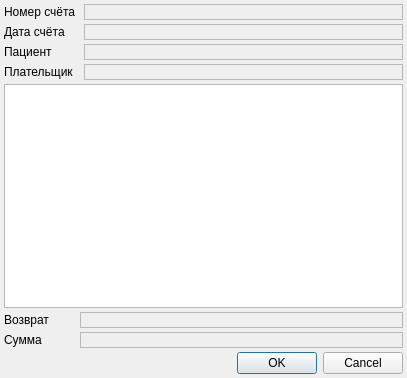
<?xml version="1.0" encoding="UTF-8"?>
<ui version="4.0">
 <class>CRetAccountItems</class>
 <widget class="QDialog" name="CRetAccountItems">
  <property name="geometry">
   <rect>
    <x>0</x>
    <y>0</y>
    <width>407</width>
    <height>378</height>
   </rect>
  </property>
  <property name="windowTitle">
   <string>Выбор возврата</string>
  </property>
  <layout class="QGridLayout" name="gridLayout">
   <property name="margin">
    <number>4</number>
   </property>
   <property name="spacing">
    <number>4</number>
   </property>
   <item row="0" column="0">
    <widget class="QLabel" name="lblAccountNumber">
     <property name="sizePolicy">
      <sizepolicy hsizetype="Maximum" vsizetype="Preferred">
       <horstretch>0</horstretch>
       <verstretch>0</verstretch>
      </sizepolicy>
     </property>
     <property name="text">
      <string>Номер счёта</string>
     </property>
    </widget>
   </item>
   <item row="1" column="0">
    <widget class="QLabel" name="lblAccountDate">
     <property name="sizePolicy">
      <sizepolicy hsizetype="Maximum" vsizetype="Preferred">
       <horstretch>0</horstretch>
       <verstretch>0</verstretch>
      </sizepolicy>
     </property>
     <property name="text">
      <string>Дата счёта</string>
     </property>
    </widget>
   </item>
   <item row="2" column="0">
    <widget class="QLabel" name="lblClientName">
     <property name="sizePolicy">
      <sizepolicy hsizetype="Maximum" vsizetype="Preferred">
       <horstretch>0</horstretch>
       <verstretch>0</verstretch>
      </sizepolicy>
     </property>
     <property name="text">
      <string>Пациент</string>
     </property>
    </widget>
   </item>
   <item row="3" column="0">
    <widget class="QLabel" name="lblPayerName">
     <property name="sizePolicy">
      <sizepolicy hsizetype="Maximum" vsizetype="Preferred">
       <horstretch>0</horstretch>
       <verstretch>0</verstretch>
      </sizepolicy>
     </property>
     <property name="text">
      <string>Плательщик</string>
     </property>
    </widget>
   </item>
   <item row="3" column="2">
    <widget class="QLabel" name="lblPayerNameText">
     <property name="sizePolicy">
      <sizepolicy hsizetype="Expanding" vsizetype="Preferred">
       <horstretch>0</horstretch>
       <verstretch>0</verstretch>
      </sizepolicy>
     </property>
     <property name="frameShape">
      <enum>QFrame::StyledPanel</enum>
     </property>
     <property name="frameShadow">
      <enum>QFrame::Sunken</enum>
     </property>
     <property name="text">
      <string/>
     </property>
     <property name="textFormat">
      <enum>Qt::PlainText</enum>
     </property>
     <property name="scaledContents">
      <bool>false</bool>
     </property>
     <property name="margin">
      <number>2</number>
     </property>
     <property name="indent">
      <number>2</number>
     </property>
     <property name="textInteractionFlags">
      <set>Qt::TextSelectableByMouse</set>
     </property>
    </widget>
   </item>
   <item row="5" column="1" colspan="2">
    <widget class="QLabel" name="lblRetAmountText">
     <property name="sizePolicy">
      <sizepolicy hsizetype="Expanding" vsizetype="Preferred">
       <horstretch>0</horstretch>
       <verstretch>0</verstretch>
      </sizepolicy>
     </property>
     <property name="frameShape">
      <enum>QFrame::StyledPanel</enum>
     </property>
     <property name="frameShadow">
      <enum>QFrame::Sunken</enum>
     </property>
     <property name="text">
      <string/>
     </property>
     <property name="textFormat">
      <enum>Qt::PlainText</enum>
     </property>
     <property name="scaledContents">
      <bool>false</bool>
     </property>
     <property name="alignment">
      <set>Qt::AlignRight|Qt::AlignTrailing|Qt::AlignVCenter</set>
     </property>
     <property name="margin">
      <number>2</number>
     </property>
     <property name="indent">
      <number>2</number>
     </property>
     <property name="textInteractionFlags">
      <set>Qt::TextSelectableByMouse</set>
     </property>
    </widget>
   </item>
   <item row="5" column="0">
    <widget class="QLabel" name="lblRetAmount">
     <property name="text">
      <string>Возврат</string>
     </property>
    </widget>
   </item>
   <item row="1" column="2">
    <widget class="QLabel" name="lblAccountDateText">
     <property name="sizePolicy">
      <sizepolicy hsizetype="Expanding" vsizetype="Preferred">
       <horstretch>0</horstretch>
       <verstretch>0</verstretch>
      </sizepolicy>
     </property>
     <property name="frameShape">
      <enum>QFrame::StyledPanel</enum>
     </property>
     <property name="frameShadow">
      <enum>QFrame::Sunken</enum>
     </property>
     <property name="text">
      <string/>
     </property>
     <property name="textFormat">
      <enum>Qt::PlainText</enum>
     </property>
     <property name="scaledContents">
      <bool>false</bool>
     </property>
     <property name="margin">
      <number>2</number>
     </property>
     <property name="indent">
      <number>2</number>
     </property>
     <property name="textInteractionFlags">
      <set>Qt::TextSelectableByMouse</set>
     </property>
    </widget>
   </item>
   <item row="4" column="0" colspan="3">
    <widget class="CInDocTableView" name="tblAccountItems"/>
   </item>
   <item row="8" column="0" colspan="3">
    <widget class="QDialogButtonBox" name="buttonBox">
     <property name="orientation">
      <enum>Qt::Horizontal</enum>
     </property>
     <property name="standardButtons">
      <set>QDialogButtonBox::Cancel|QDialogButtonBox::Ok</set>
     </property>
    </widget>
   </item>
   <item row="0" column="2">
    <widget class="QLabel" name="lblAccountNumberText">
     <property name="sizePolicy">
      <sizepolicy hsizetype="Expanding" vsizetype="Preferred">
       <horstretch>0</horstretch>
       <verstretch>0</verstretch>
      </sizepolicy>
     </property>
     <property name="frameShape">
      <enum>QFrame::StyledPanel</enum>
     </property>
     <property name="frameShadow">
      <enum>QFrame::Sunken</enum>
     </property>
     <property name="text">
      <string/>
     </property>
     <property name="textFormat">
      <enum>Qt::PlainText</enum>
     </property>
     <property name="scaledContents">
      <bool>false</bool>
     </property>
     <property name="margin">
      <number>2</number>
     </property>
     <property name="indent">
      <number>2</number>
     </property>
     <property name="textInteractionFlags">
      <set>Qt::TextSelectableByMouse</set>
     </property>
    </widget>
   </item>
   <item row="2" column="2">
    <widget class="QLabel" name="lblClientNameText">
     <property name="sizePolicy">
      <sizepolicy hsizetype="Expanding" vsizetype="Preferred">
       <horstretch>0</horstretch>
       <verstretch>0</verstretch>
      </sizepolicy>
     </property>
     <property name="frameShape">
      <enum>QFrame::StyledPanel</enum>
     </property>
     <property name="frameShadow">
      <enum>QFrame::Sunken</enum>
     </property>
     <property name="text">
      <string/>
     </property>
     <property name="textFormat">
      <enum>Qt::PlainText</enum>
     </property>
     <property name="scaledContents">
      <bool>false</bool>
     </property>
     <property name="margin">
      <number>2</number>
     </property>
     <property name="indent">
      <number>2</number>
     </property>
     <property name="textInteractionFlags">
      <set>Qt::TextSelectableByMouse</set>
     </property>
    </widget>
   </item>
   <item row="6" column="1" colspan="2">
    <widget class="QLabel" name="lblRetSumText">
     <property name="sizePolicy">
      <sizepolicy hsizetype="Expanding" vsizetype="Preferred">
       <horstretch>0</horstretch>
       <verstretch>0</verstretch>
      </sizepolicy>
     </property>
     <property name="frameShape">
      <enum>QFrame::StyledPanel</enum>
     </property>
     <property name="frameShadow">
      <enum>QFrame::Sunken</enum>
     </property>
     <property name="text">
      <string/>
     </property>
     <property name="textFormat">
      <enum>Qt::PlainText</enum>
     </property>
     <property name="scaledContents">
      <bool>false</bool>
     </property>
     <property name="alignment">
      <set>Qt::AlignRight|Qt::AlignTrailing|Qt::AlignVCenter</set>
     </property>
     <property name="margin">
      <number>2</number>
     </property>
     <property name="indent">
      <number>2</number>
     </property>
     <property name="textInteractionFlags">
      <set>Qt::TextSelectableByMouse</set>
     </property>
    </widget>
   </item>
   <item row="6" column="0">
    <widget class="QLabel" name="lblRetSum">
     <property name="text">
      <string>Сумма</string>
     </property>
    </widget>
   </item>
  </layout>
 </widget>
 <customwidgets>
  <customwidget>
   <class>CInDocTableView</class>
   <extends>QTableView</extends>
   <header>library/InDocTable.h</header>
  </customwidget>
 </customwidgets>
 <resources/>
 <connections>
  <connection>
   <sender>buttonBox</sender>
   <signal>accepted()</signal>
   <receiver>CRetAccountItems</receiver>
   <slot>accept()</slot>
   <hints>
    <hint type="sourcelabel">
     <x>248</x>
     <y>254</y>
    </hint>
    <hint type="destinationlabel">
     <x>157</x>
     <y>274</y>
    </hint>
   </hints>
  </connection>
  <connection>
   <sender>buttonBox</sender>
   <signal>rejected()</signal>
   <receiver>CRetAccountItems</receiver>
   <slot>reject()</slot>
   <hints>
    <hint type="sourcelabel">
     <x>316</x>
     <y>260</y>
    </hint>
    <hint type="destinationlabel">
     <x>286</x>
     <y>274</y>
    </hint>
   </hints>
  </connection>
 </connections>
</ui>
